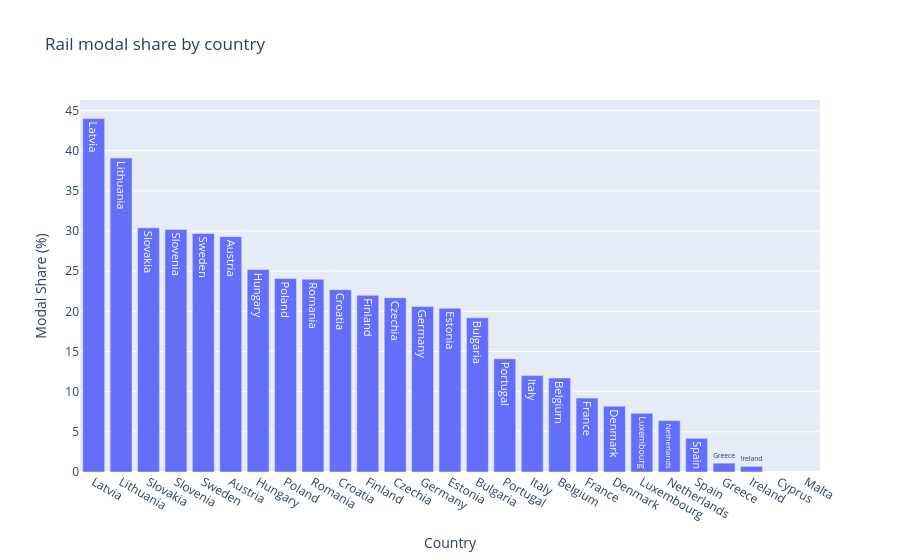

The cell this chart's notebook holds for it:
### Code cell
# bar and map modal share
datamerged = datamerged.sort_values('Modal_Share_PCT', ascending=False)
fig7 = px.bar(datamerged, 'geo', 'Modal_Share_PCT', 
       labels={
           'geo': 'Country',
           'Modal_Share_PCT': 'Modal Share (%)'
       },
       title='Rail modal share by country',
       text='Name')
fig7.update_xaxes(
    tickvals=datamerged['geo'],
    ticktext=datamerged['Name']
)
fig7.show()

fig8 = px.choropleth(
    datamerged,
    locations='iso3',     
    color='Modal_Share_PCT',          
    color_continuous_scale='Greens',  
    range_color=(0, datamerged['Modal_Share_PCT'].max()),
    scope='europe',        
    labels={'Modal_Share_PCT': 'Modal_Share_PCT (%)'},
    title='Rail modal share by country'
)

fig8.update_layout(width=800, height=600)
fig8.show()

### Figure 1 — Plotly figure (JSON) as saved in the notebook; plotly's stock layout.template omitted (floating-point values rounded to 4 significant figures)
{"data": [{"alignmentgroup": "True", "hovertemplate": "Country=%{x}<br>Modal Share (%)=%{y}<br>Name=%{text}<extra></extra>", "legendgroup": "", "marker": {"color": "#636efa", "pattern": {"shape": ""}}, "name": "", "offsetgroup": "", "orientation": "v", "showlegend": false, "text": ["Latvia", "Lithuania", "Slovakia", "Slovenia", "Sweden", "Austria", "Hungary", "Poland", "Romania", "Croatia", "Finland", "Czechia", "Germany", "Estonia", "Bulgaria", "Portugal", "Italy", "Belgium", "France", "Denmark", "Luxembourg", "Netherlands", "Spain", "Greece", "Ireland", "Cyprus", "Malta"], "textposition": "auto", "type": "bar", "x": ["LV", "LT", "SK", "SI", "SE", "AT", "HU", "PL", "RO", "HR", "FI", "CZ", "DE", "EE", "BG", "PT", "IT", "BE", "FR", "DK", "LU", "NL", "ES", "EL", "IE", "CY", "MT"], "xaxis": "x", "y": [44, 39.1, 30.4, 30.2, 29.7, 29.3, 25.2, 24.1, 24, 22.7, 22, 21.7, 20.6, 20.4, 19.2, 14.1, 12, 11.7, 9.2, 8.2, 7.3, 6.4, 4.2, 1.1, 0.7, null, null], "yaxis": "y"}], "layout": {"barmode": "relative", "legend": {"tracegroupgap": 0}, "title": {"text": "Rail modal share by country"}, "xaxis": {"anchor": "y", "domain": [0, 1], "ticktext": ["Latvia", "Lithuania", "Slovakia", "Slovenia", "Sweden", "Austria", "Hungary", "Poland", "Romania", "Croatia", "Finland", "Czechia", "Germany", "Estonia", "Bulgaria", "Portugal", "Italy", "Belgium", "France", "Denmark", "Luxembourg", "Netherlands", "Spain", "Greece", "Ireland", "Cyprus", "Malta"], "tickvals": ["LV", "LT", "SK", "SI", "SE", "AT", "HU", "PL", "RO", "HR", "FI", "CZ", "DE", "EE", "BG", "PT", "IT", "BE", "FR", "DK", "LU", "NL", "ES", "EL", "IE", "CY", "MT"], "title": {"text": "Country"}}, "yaxis": {"anchor": "x", "domain": [0, 1], "title": {"text": "Modal Share (%)"}}}}
